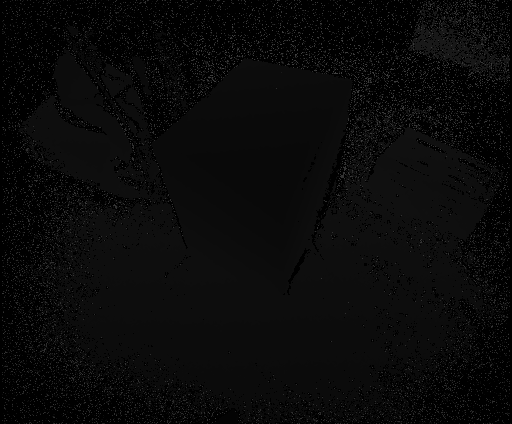
#> input picture blender_cm_cube.png, 512 x 424 px
$ python plot_histogram.py ../blender_cm_cube.png   (older library calls are emulated)
#> lines starting #> are read from the running program, lines starting #| are printed output that depends on the picture
#!/usr/bin/python

import sys
import cv2
import numpy as np
from matplotlib import pyplot as plt

if len(sys.argv) != 2:
    print("plot_histogram.py [image_file]")
    exit(1)

filename = sys.argv[1]

img = cv2.imread(filename,cv2.CV_LOAD_IMAGE_UNCHANGED)
#> img is the input picture: shape (424, 512) uint16; min 0, max 17900, mean 2531.6

# Calculate histogram with mask and without mask
# Check third argument for mask
hist_full = cv2.calcHist([img],[0],None,[256],[0,256])
#> hist_full = 256 values, max 80408 at index 0, min 0 at index 1, mean 314.1

plt.subplot(221), plt.imshow(img, 'gray')
plt.subplot(224), plt.plot(hist_full), plt.plot(hist_full)
plt.xlim([0,256])

plt.show()
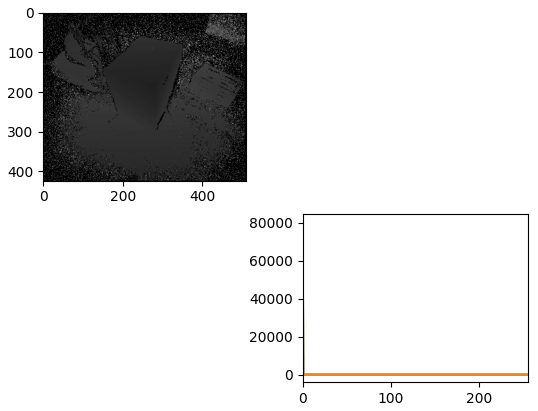
#> figure drawn by matplotlib, 2 panels; panel 2: curve peaks at x = 0, y = 80408; panel 2: curve peaks at x = 0, y = 80408
